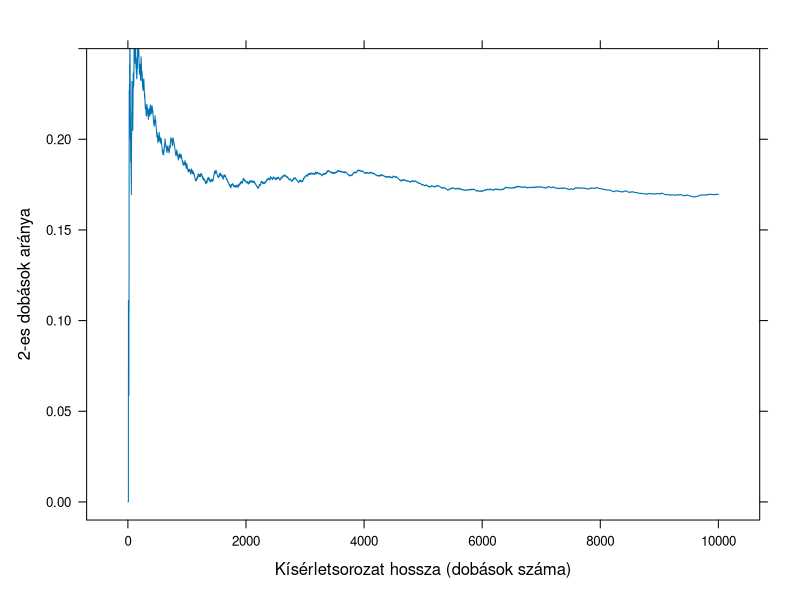
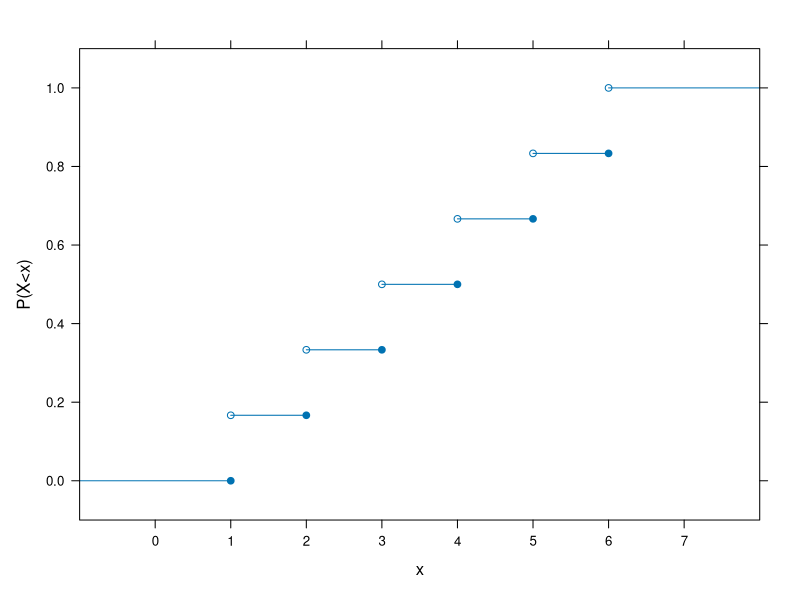
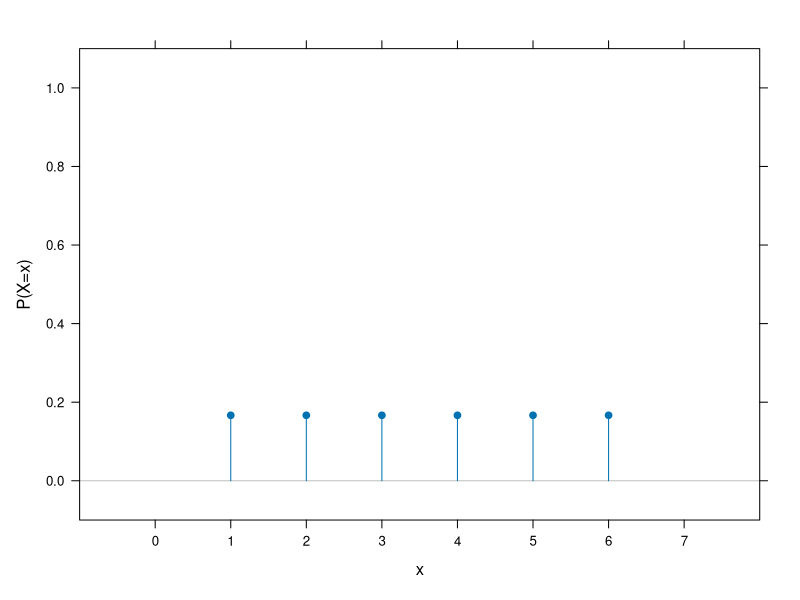
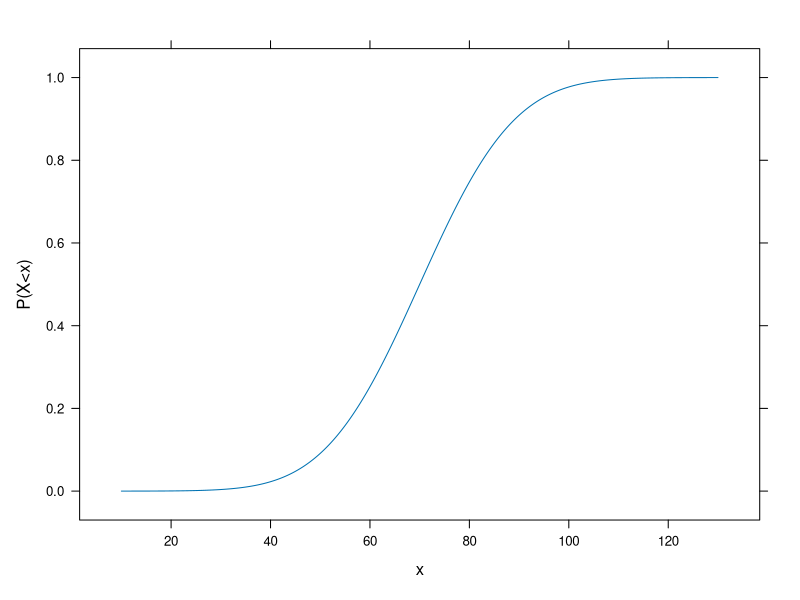
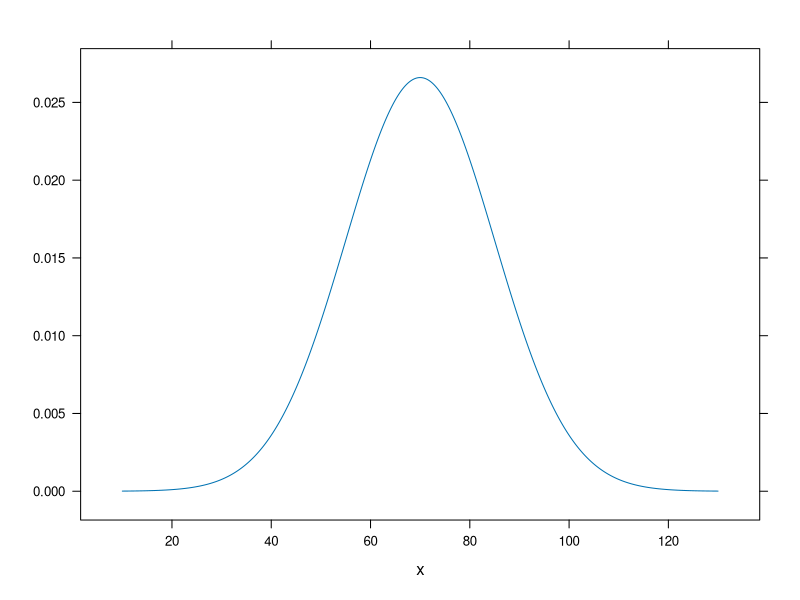

Write the R code that produced these figures, in order.
## ---- chunk 1
cat("<div style='text-align: right;border-bottom: 1px solid black; width: 40%;margin-left:auto; margin-right:0'>A valószínűségszámítás nem más, mint számokra átváltott józan ész.</div><div style='text-align: right; width:40%;margin-left:auto;margin-right:0'><i>Pierre-Simon de Laplace</i></div><br>")
## ---- chunk 2
cat("<div style='text-align: right;border-bottom: 1px solid black; width: 40%;margin-left:auto; margin-right:0'>Mert töredékes az ismeretünk, és töredékes a prófétálásunk.</div><div style='text-align: right; width:40%;margin-left:auto;margin-right:0'><i>Szent Pál</i></div><br>")
## ---- chunk 3
cat("<div style='text-align: right;border-bottom: 1px solid black; width: 40%;margin-left:auto; margin-right:0'>A valószínű az, ami legtöbbször megtörténik.</div><div style='text-align: right; width:40%;margin-left:auto;margin-right:0'><i>Arisztotelész</i></div><br>")
## ---- chunk 4
N <- 10000
lattice::xyplot( cumsum( sample( 0:1, N, replace = TRUE, prob = c( 5/6, 1/6 ) ) )/( 1:N )~( 1:N ),
                 type = "l", xlab = "Kísérletsorozat hossza (dobások száma)", ylab = "2-es dobások aránya",
                 ylim = c( -0.01, 0.25 ) )
## ---- chunk 5
cat("<div style='text-align: right;border-bottom: 1px solid black; width: 40%;margin-left:auto; margin-right:0'>A matematikaóra nehéz. Nem megyünk vásárolni?</div><div style='text-align: right; width:40%;margin-left:auto;margin-right:0'><i>Barbie (1992-es 'Beszélő Barbie' kiadás)</i></div><br>")
## ---- chunk 6
lattice::xyplot( (1:6)/6 ~ 1:6, xlim = c( -1, 8 ), ylim = c( -0.1, 1.1 ), scales = list( x = list( at = 0:7 ) ),
                 xlab = "x", ylab = "P(X<x)",
                 panel = function( x, y, ... ) {
                   lattice::panel.segments( c( -10, x ), c( 0, y ), c( x, 10 ), c( 0, y ),
                                            col = lattice::trellis.par.get()$superpose.line$col[1] )
                   lattice::panel.points( x, c( 0, y[ -length(y) ] ), pch = 19 )
                   lattice::panel.points( x, y )
                 })
## ---- chunk 7
lattice::xyplot( rep( 1/6, 6 ) ~ 1:6, xlim = c( -1, 8 ), ylim = c( -0.1, 1.1 ), abline = list( h = 0, col = "gray" ),
                 scales = list( x = list( at = 0:7 ) ), xlab = "x", ylab = "P(X=x)",
                 panel = function( x, y, ... ) {
                   lattice::panel.xyplot( x, y, type = "h", ... )
                   lattice::panel.points( x, y, pch = 19 )
                 })
## ---- chunk 8
lattice::xyplot( pnorm( seq( 10, 130, 0.01 ), 70, 15 )~seq( 10, 130, 0.01 ), type = "l", xlab = "x", ylab = "P(X<x)" )
## ---- chunk 9
lattice::xyplot( dnorm( seq( 10, 130, 0.01 ), 70, 15 )~seq( 10, 130, 0.01 ), type = "l", xlab = "x", ylab = "" )
